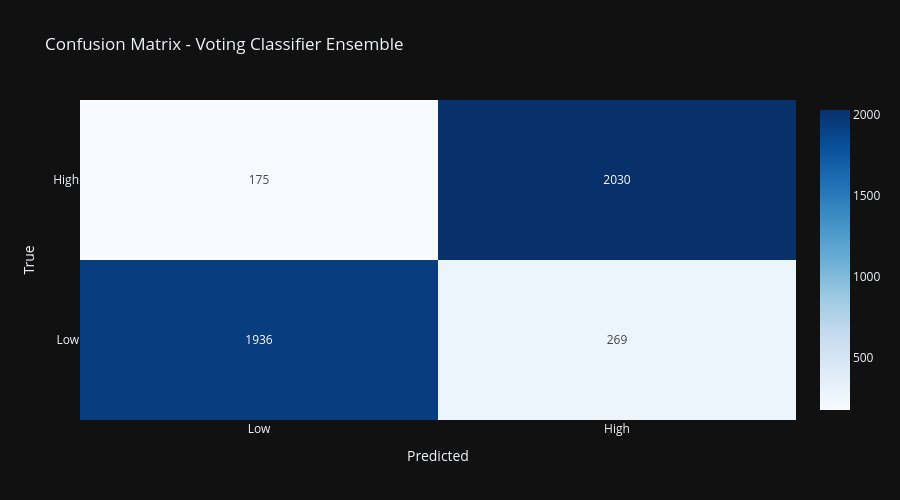
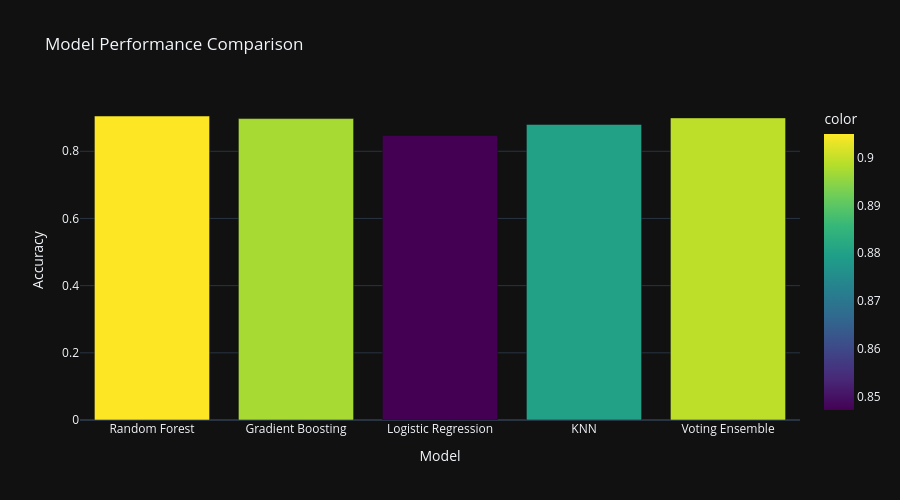

The notebook cell saved with these charts, in order:
### Markdown cell above
## Section 8: Model Evaluation and Comparison

### Code cell
# Confusion Matrix for Ensemble
cm = confusion_matrix(y_test, ensemble_pred_soft)
print("Confusion Matrix (Voting Classifier):")
print(cm)
print("\nClassification Report (Voting Classifier):")
print(classification_report(y_test, ensemble_pred_soft, target_names=['Low Life Expectancy', 'High Life Expectancy']))

# Visualize Confusion Matrix
fig_cm = go.Figure(data=go.Heatmap(z=cm,
                                   x=['Low', 'High'],
                                   y=['Low', 'High'],
                                   text=cm,
                                   texttemplate='%{text}',
                                   colorscale='Blues'))
fig_cm.update_layout(title='Confusion Matrix - Voting Classifier Ensemble',
                     xaxis_title='Predicted',
                     yaxis_title='True',
                     template='plotly_dark',
                     height=500)
fig_cm.write_html('../viz/confusion_matrix_ensemble.html')
fig_cm.show()

# Model Comparison Visualization
models = ['Random Forest', 'Gradient Boosting', 'Logistic Regression', 'KNN', 'Voting Ensemble']
accuracies = [rf_acc, gb_acc, lr_acc, knn_acc, ensemble_acc_soft]

fig_comparison = px.bar(x=models, y=accuracies, template='plotly_dark',
                        title='Model Performance Comparison',
                        labels={'x': 'Model', 'y': 'Accuracy'},
                        color=accuracies,
                        color_continuous_scale='Viridis')
fig_comparison.update_layout(height=500, showlegend=False)
fig_comparison.write_html('../viz/model_comparison.html')
fig_comparison.show()

### Figure 1 — Plotly figure (JSON) as saved in the notebook; plotly's stock layout.template omitted (floating-point values rounded to 4 significant figures)
{"data": [{"colorscale": [[0, "rgb(247,251,255)"], [0.125, "rgb(222,235,247)"], [0.25, "rgb(198,219,239)"], [0.375, "rgb(158,202,225)"], [0.5, "rgb(107,174,214)"], [0.625, "rgb(66,146,198)"], [0.75, "rgb(33,113,181)"], [0.875, "rgb(8,81,156)"], [1, "rgb(8,48,107)"]], "text": [[1936, 269], [175, 2030]], "texttemplate": "%{text}", "type": "heatmap", "x": ["Low", "High"], "y": ["Low", "High"], "z": [[1936, 269], [175, 2030]]}], "layout": {"height": 500, "title": {"text": "Confusion Matrix - Voting Classifier Ensemble"}, "xaxis": {"title": {"text": "Predicted"}}, "yaxis": {"title": {"text": "True"}}}}

### Figure 2 — Plotly figure (JSON) as saved in the notebook; plotly's stock layout.template omitted (floating-point values rounded to 4 significant figures)
{"data": [{"hovertemplate": "Model=%{x}<br>Accuracy=%{y}<br>color=%{marker.color}<extra></extra>", "legendgroup": "", "marker": {"color": [0.905, 0.8973, 0.8472, 0.88, 0.8993], "coloraxis": "coloraxis", "pattern": {"shape": ""}}, "name": "", "orientation": "v", "showlegend": false, "textposition": "auto", "type": "bar", "x": ["Random Forest", "Gradient Boosting", "Logistic Regression", "KNN", "Voting Ensemble"], "xaxis": "x", "y": [0.905, 0.8973, 0.8472, 0.88, 0.8993], "yaxis": "y"}], "layout": {"barmode": "relative", "coloraxis": {"colorbar": {"title": {"text": "color"}}, "colorscale": [[0, "#440154"], [0.1111, "#482878"], [0.2222, "#3e4989"], [0.3333, "#31688e"], [0.4444, "#26828e"], [0.5556, "#1f9e89"], [0.6667, "#35b779"], [0.7778, "#6ece58"], [0.8889, "#b5de2b"], [1, "#fde725"]]}, "height": 500, "legend": {"tracegroupgap": 0}, "showlegend": false, "title": {"text": "Model Performance Comparison"}, "xaxis": {"anchor": "y", "domain": [0, 1], "title": {"text": "Model"}}, "yaxis": {"anchor": "x", "domain": [0, 1], "title": {"text": "Accuracy"}}}}
